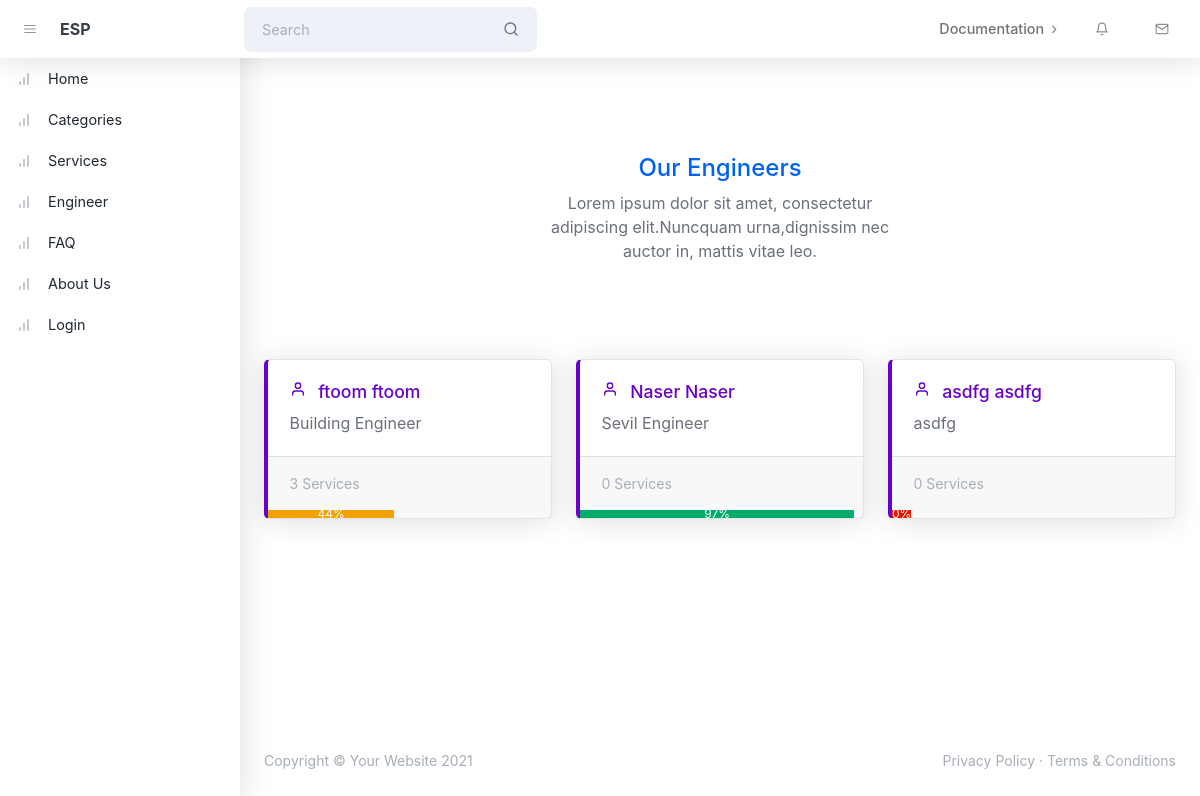
/engineer_list.php, run on the app's committed database.
### tables this page shows
CREATE TABLE `engineer` (
  `id` int(11) NOT NULL,
  `first_name` varchar(255) NOT NULL,
  `last_name` varchar(255) NOT NULL,
  `email` varchar(255) NOT NULL,
  `password` varchar(255) NOT NULL,
  `specialty` varchar(255) NOT NULL,
  `cv` varchar(255) NOT NULL,
  `date_of_birth` date NOT NULL,
  `phone` varchar(50) NOT NULL,
  `state` varchar(50) NOT NULL
);

### includes/lib.php (called while the page is built, shortened)
<?php
include("config.php");
include('myFunctions.php');
function select($statment)
{
    global $mysqlilink;
    $query = $statment;
    $res = mysqli_query($mysqlilink,$query) or die('<center><div>wrong in connect with server</div>'.mysqli_error($mysqlilink)."</center>");
	$list = [];
    while($row=mysqli_fetch_array($res,MYSQLI_BOTH))
    {
      $list[] = $row;
	}
	 return $list;
}
function getAllEngineersWithRatesAndServiceTotals($engineer_id = null)
{
    if(isset( $engineer_id) && !empty($engineer_id))
    {
    return select(' SELECT e.* , COUNT(s.id) as total_service, SUM(r.rate)/ COUNT(r.id) as total_rate
                    FROM engineer AS e
                    LEFT JOIN service AS s ON e.id = s.engineer_id
                    LEFT JOIN rating AS r ON e.id = r.engineer_id
                    WHERE e.id = '.$engineer_id.'
                    GROUP BY e.id;');
    }
    else
    {
    return select(' SELECT e.* , COUNT(s.id) as total_service, SUM(r.rate)/ COUNT(r.id) as total_rate
                    FROM engineer AS e
                    LEFT JOIN service AS s ON e.id = s.engineer_id
                    LEFT JOIN rating AS r ON e.id = r.engineer_id
                    GROUP BY e.id;');
    }
}
?>

### includes/myFunctions.php (called while the page is built, shortened)
<?php
  function getRateColor($rate)
  {
    if(!isset($rate)) return "danger";
    if($rate > 75){
      return "success";
    }
    else if($rate > 50){
      return "primary";
    }
    else if($rate > 25){
      return "warning";
    }
    else{
      return "danger";
    }
  }
  ?>

### engineer_list.php (the view, shortened to what this page needs)
<?php
  include('includes/lib.php');
  ?>
<?php include('template/header.php'); ?>
<?php include('template/startNavbar.php'); ?>
<main class="page">
    <header class="py-10 mb-0 ">
        <div class="container-xl px-4 text-center">
            <div class="row">
                <div class="col-12">
                    <div class="text-center ">
                        <h1 class="text-primary">Our Engineers</h1>
                        <p class="m-auto mb-0 mt-0 col-lg-5">Lorem ipsum dolor sit amet, consectetur adipiscing
                            elit.Nuncquam urna,dignissim
                            nec auctor in, mattis vitae leo.
                        </p>
                    </div>
                </div>
            </div>
        </div>
    </header>
    <div class="container-xl px-4">
        <div class="row">
            <?php
                $all = getAllEngineersWithRatesAndServiceTotals();
                if(!(count($all) > 0)) echo '<div class="col text-center"> <h2 class="text-danger" >No Service Found To Display. </h2></div>';
                else{
                    foreach($all as  $row)
                    {
                ?>
            <?php
                $total_service = $row['total_service'];
                $total_rate = $row['total_rate'];
            ?>
            <div class="col-lg-4 mb-4">
                <a class="card card-progress lift lift-sm border-start-lg border-start-secondary"
                    href="engineer.php?id=<?php echo $row['id'] ?>">
                    <div class="card-body">
                        <h5 class="card-title text-secondary">
                            <i class="me-2" data-feather="user"></i>
                            <?php echo $row['first_name'].' '. $row['last_name'] ; ?>
                        </h5>
                        <p class="card-text"><?php echo $row['specialty']; ?></p>
                    </div>
                    <div class="card-footer">
                        <div class="small text-muted"><?php echo $total_service; ?> Services</div>
                    </div>
                    <div class="progress rounded-0">
                        <div class="progress-bar bg-<?php echo getRateColor($total_rate); ?>" role="progressbar"
                            style="width: <?php echo $total_rate ?>%" aria-valuenow="<?php echo $total_rate ?>"
                            aria-valuemin="0" aria-valuemax="100"><?php echo floor($total_rate) ?>%</div>
                    </div>
                </a>
            </div>
            <?php }}?>
        </div>
    </div>
</main>
<?php include('template/footer.php') ?>

### data on the page
engineer: first_name "ftoom", last_name "ftoom", specialty "Building Engineer", total_service "3", $total_rate 44.6667 (drawn), total_rate "44"
engineer: first_name "Naser", last_name "Naser", specialty "Sevil Engineer", total_service "0", $total_rate 97.0000 (drawn), total_rate "97"
engineer: first_name "asdfg", last_name "asdfg", specialty "asdfg", total_service "0", total_rate "0"
